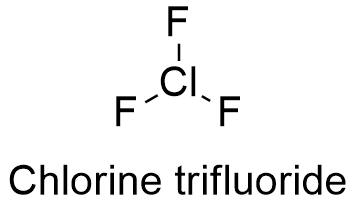
#> input picture data/cl.png, 357 x 216 px
$ python -i atom_information_helper.py   (imports and definitions only)
#> lines starting #> are read from the running program, lines starting #| are printed output that depends on the picture; after the words box and inside, x2 and y2 are one past the last pixel; in counts of white or black regions, pixels touching at a corner belong together
#> further down, picture is the input picture: shape (216, 357, 3); mean B, G, R 241.5, 241.5, 241.5
import cv2

def showImage(name, img):
    cv2.imshow(name, img)
    while(cv2.waitKey(30) & 0xFF != ord('q')):
        pass

def preprocess_image(img):
    # Convert the image to gray scale
    gray = cv2.cvtColor(img, cv2.COLOR_BGR2GRAY)

    # Performing OTSU threshold
    ret, thresh1 = cv2.threshold(gray,
                                 0,
                                 255,
                                 cv2.THRESH_OTSU | cv2.THRESH_BINARY_INV)
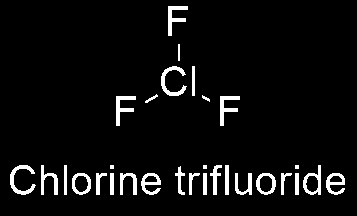
#> thresh1: shape (216, 357); 5.3% white; 30 white regions (3 under 20 px), largest, box (x1, y1, x2, y2) and area: (161, 66, 187, 96) 265, (10, 165, 36, 195) 262, (168, 6, 188, 36) 240
#> ret = 134

    # Specify structure shape and kernel size.
    # Kernel size increases or decreases the area
    # of the rectangle to be detected.
    # A smaller value like (10, 10) will detect
    # each word instead of a sentence.
    rect_kernel = cv2.getStructuringElement(cv2.MORPH_RECT, (5, 5))

    # Applying dilation on the threshold image
    dilation = cv2.dilate(thresh1, rect_kernel, iterations = 1)
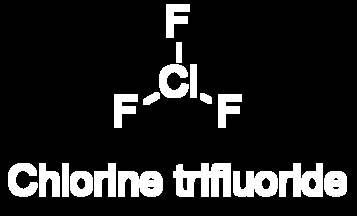
#> dilation: shape (216, 357); 12.9% white; 18 white regions, largest, box (x1, y1, x2, y2) and area: (173, 163, 231, 197) 1422, (279, 163, 323, 197) 1040, (118, 171, 163, 197) 958

    return dilation

def get_atom_bounding_box(element):
    return


def get_atom_center_coordinates(element):
    return

>>> import cv2
>>> picture = cv2.imread('../data/cl.png')
>>> result = preprocess_image(picture)

$ run again, on data/sample_co2.png
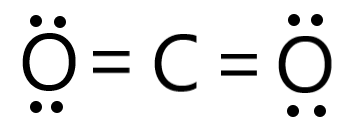
#> input picture data/sample_co2.png, 351 x 130 px
#> picture is the input picture: shape (130, 351, 3); min 0, max 255, mean 230.9
#> in preprocess_image, `ret, thresh1 = cv2.threshold(gray, 0, 255, cv2.THRESH_OTSU | cv2.THRES..`:
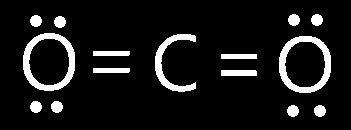
#> thresh1: shape (130, 351); 9.5% white; 15 white regions, largest, box (x1, y1, x2, y2) and area: (279, 36, 331, 93) 999, (23, 33, 75, 91) 997, (155, 34, 196, 92) 680
#> ret = 133
#> in preprocess_image, `dilation = cv2.dilate(thresh1, rect_kernel, iterations = 1)`:
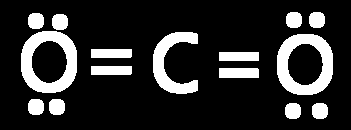
#> dilation: shape (130, 351); 17.8% white; 15 white regions, largest, box (x1, y1, x2, y2) and area: (21, 31, 77, 93) 1781, (277, 34, 333, 95) 1774, (153, 32, 198, 94) 1254
